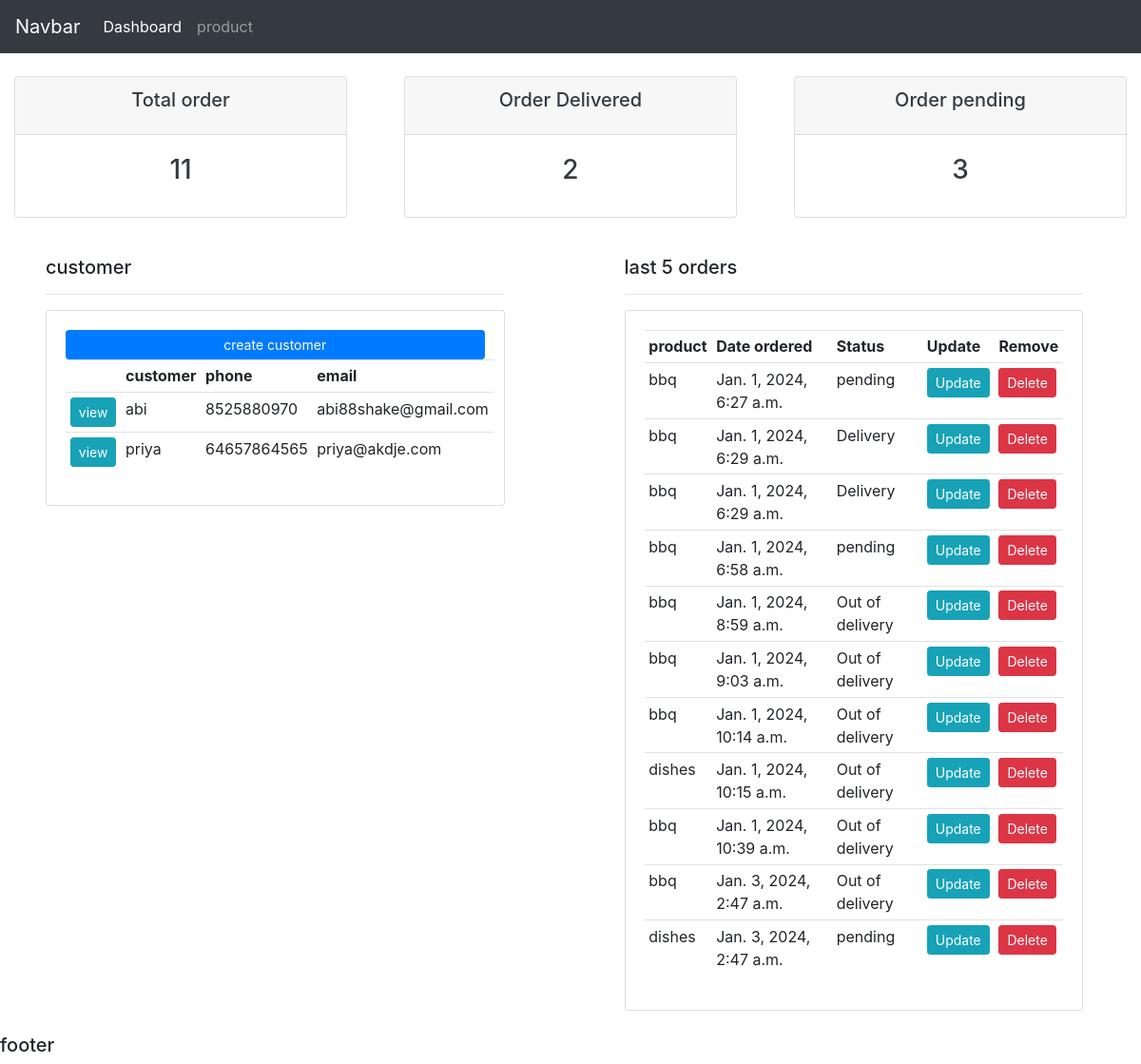
/dashboard/, run on the app's committed database.
### demoapp/models.py (models this page shows, shortened)
class Customer(models.Model):
    name = models.CharField(max_length=200, null=True)
    phone = models.CharField(max_length=200, null=True)
    email = models.CharField(max_length=200, null=True)
    date_created = models.DateTimeField(auto_now_add=True,null=True)

class Order(models.Model):
   STATUS ={
       ('pending','pending'),
       ('Out of delivery','Out of delivery'),
       ('Delivery','Delivery')
       }
   customer = models.ForeignKey(Customer, null=True, on_delete= models.SET_NULL)
   product = models.ForeignKey(Product, null=True, on_delete= models.SET_NULL)
   date_created = models.DateTimeField(auto_now_add=True,null=True)
   status = models.CharField(max_length=200,null=True,choices=STATUS)

class Product(models.Model):
    CATEGORY={
        ('Indoor','Indoor'),
        ('outdoor','outdoor')
    }
    name =  models.CharField(max_length=200, null=True)
    price = models.FloatField(null=True)
    category = models.CharField(max_length=200, null=True,choices=CATEGORY)
    description = models.CharField(max_length=200, null=True)
    date_created = models.DateTimeField(auto_now_add=True,null=True)
    tag = models.ManyToManyField(Tag)
    def __str__(self):
        return self.name

### demoapp/views.py (the view)
# urls.py: path('dashboard/', views.display,name='home'),
def display(request):
    orders = Order.objects.all()
    customers = Customer.objects.all()
    total_customer = Customer.objects.count()
    total_order = Order.objects.count()
    delivered = orders.filter(status='Delivery').count()
    pending = orders.filter(status='pending').count()
    context = {'orders':orders,'customers':customers,'total_order':total_order,'total_customer':total_customer,
                'delivered':delivered,'pending':pending
               }
    return render(request, 'demoapp/dashboard.html' , context)

### templates/demoapp/dashboard.html (shortened to what this page needs)
{% extends 'demoapp/main.html' %}
{% block content %}
{% include 'demoapp/status.html' %}
<!DOCTYPE html>
<html lang="en">
<head>
    <link rel="stylesheet" href="https://cdn.jsdelivr.net/npm/bootstrap@4.0.0/dist/css/bootstrap.min.css">
</head>
<body>
    <div class="row my-4">
        <div class="col-md-5 justify-content-center mx-5">
            <h5>customer</h5>
            <hr>
            <div class="card card-body">
                <a class="btn btn-primary btn-sm btn-black" href="">create customer</a>
                <table class="table table-sm">
                  <tr>
                    <th></th>
                    <th>customer</th>
                    <th>phone</th>
                    <th>email</th>
                </tr>
                {% for customer in customers %}
                <tr>
                    <td><a class="btn btn-sm btn-info" href="{% url 'customer' customer.id %}">view</a></td>
                   <td>{{customer.name}}</td>
                   <td>{{customer.phone}}</td>
                   <td>{{customer.email}}</td>
               </tr>
               {% endfor %}
            </table>
            </div>
        </div>
        <div class="col-md-5 justify-content-center mx-5">
            <h5>last 5 orders</h5>
            <hr>
            <div class="card card-body">
                 <table class="table table-sm">
                   <tr>
                      <th>product</th>
                      <th>Date ordered</th>
                      <th>Status</th>
                      <th>Update</th>
                      <th>Remove</th>
                   </tr>
                   {% for order in orders%}
                     <tr>
                        <td>{{order.product}}</td>
                        <td>{{order.date_created}}</td>
                        <td>{{order.status}}</td>
                        <td><a class="btn btn-sm btn-info" href="{% url 'updateorder' order.id %}">Update</a></td>
                        <td><a class="btn btn-sm btn-danger" href="{% url 'deleteorder' order.id %}">Delete</a></td>
                     </tr>
                   {% endfor %}
                 </table>
            </div>
        </div>
    </div>
</body>
</html>
{% endblock %}

### templates/demoapp/main.html (shortened to what this page needs)
<!DOCTYPE html>
<html lang="en">
<head>
</head>
<body>
    {% include 'demoapp/navbar.html' %}
    {% block content %}{% endblock %}
</body>
<h5>footer</h5>
</html>

### templates/demoapp/navbar.html (shortened to what this page needs)
<!DOCTYPE html>
<html lang="en">
<head>
    <link rel="stylesheet" href="https://cdn.jsdelivr.net/npm/bootstrap@4.0.0/dist/css/bootstrap.min.css">
</head>
<body>
    <nav class="navbar navbar-expand-lg navbar-dark bg-dark">
        <a class="navbar-brand" href="#">Navbar</a>
        <div class="collapse navbar-collapse" id="navbarNav">
          <ul class="navbar-nav">
            <li class="nav-item active">
              <a class="nav-link" href="{% url 'home' %}">Dashboard</a>
            </li>
            <li class="nav-item">
              <a class="nav-link" href="{% url 'product' %}">product</a>
            </li>
          </ul>
        </div>
      </nav>
</body>
</html>

### templates/demoapp/status.html (shortened to what this page needs)
<!DOCTYPE html>
<html lang="en">
<head>
</head>
<body>
    <br>
    <div class="row">
        <div class="col">
            <div class="col-md">
                <div class="card text-center text-dark mb-3" id="total-order">
                    <div class="card-header">
                        <h5 class="card-title">Total order</h5>
                    </div>
                    <div class="card-body">
                        <h3 class="card-title">{{total_order}}</h3>
                    </div>
                </div>
            </div>
        </div>
        <div class="col">
            <div class="col-md">
                <div class="card text-center text-dark mb-3" id="order-delivered">
                    <div class="card-header">
                        <h5 class="card-title">Order Delivered</h5>
                    </div>
                    <div class="card-body">
                        <h3 class="card-title">{{delivered}}</h3>
                    </div>
                </div>
            </div>
        </div>
        <div class="col">
            <div class="col-md">
                <div class="card text-center text-dark mb-3" id="order-pending">
                    <div class="card-header">
                        <h5 class="card-title">Order pending</h5>
                    </div>
                    <div class="card-body">
                        <h3 class="card-title">{{pending}}</h3>
                    </div>
                </div>
            </div>
        </div>
    </div>
</body>
</html>

### data on the page
Customer: name "abi", phone "8525880970", email "abi88shake@gmail.com"
Customer: name "priya", phone "64657864565", email "priya@akdje.com"
Order: product "bbq", date_created "Jan. 1, 2024, 6:27 a.m.", status "pending"
Order: product "bbq", date_created "Jan. 1, 2024, 6:29 a.m.", status "Delivery"
Order: product "bbq", date_created "Jan. 1, 2024, 6:29 a.m.", status "Delivery"
Order: product "bbq", date_created "Jan. 1, 2024, 6:58 a.m.", status "pending"
Order: product "bbq", date_created "Jan. 1, 2024, 8:59 a.m.", status "Out of delivery"
Order: product "bbq", date_created "Jan. 1, 2024, 9:03 a.m.", status "Out of delivery"
Order: product "bbq", date_created "Jan. 1, 2024, 10:14 a.m.", status "Out of delivery"
Order: product "dishes", date_created "Jan. 1, 2024, 10:15 a.m.", status "Out of delivery"
Order: product "bbq", date_created "Jan. 1, 2024, 10:39 a.m.", status "Out of delivery"
Order: product "bbq", date_created "Jan. 3, 2024, 2:47 a.m.", status "Out of delivery"
Order: product "dishes", date_created "Jan. 3, 2024, 2:47 a.m.", status "pending"

### other printed values
{{ total_order }} "11"
{{ delivered }} "2"
{{ pending }} "3"
